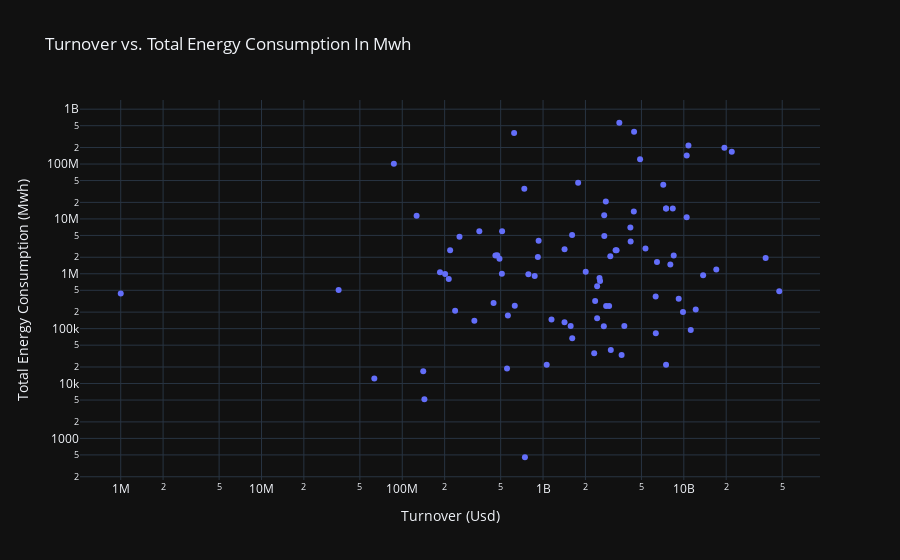

The code cell stored with this chart in its notebook:
### Markdown cell above
The chart compares the carbon footprint of companies with their enterprise value in USD. It shows that "ORIGIN ENTERPRISES PLC" has the highest value, indicating a relatively inefficient use of resources, while companies such as "NOS, SGPS, SA" and "PROSUS" are at the other end of the spectrum. It should be noted that company value is influenced by investor sentiment, which can change unpredictably due to various external factors. These fluctuations in sentiment can distort the valuation of companies' sustainability, as a low share price can artificially increase the carbon footprint per company value without reflecting the company's actual environmental performance.

### Code cell
# Calculate Energy per Euro Turnover
df_q1_clean = df_q1_clean.copy()

df_q1_clean['Turnover In Eur'] = df_q1_clean['Turnover In Eur']*100
df_q1_clean['Energy Consumption per Euro Turnover (MWh/EUR)'] = (df_q1_clean['Total Energy Consumption In Mwh'] / df_q1_clean['Turnover In Eur']).round(5)

# Plot 2: Turnover vs. Carbon Footprint
fig2 = px.scatter(df_q1_clean, x='Turnover In Eur', y='Total Energy Consumption In Mwh', 
                  hover_name='Name', 
                  title='Turnover vs. Total Energy Consumption In Mwh',
                  labels={'Turnover In Eur': 'Turnover (USD)', 
                          'Carbon Footprint per EV USD': 'Carbon Footprint per EV (USD)'},
                   hover_data={'Subsector': True},)
fig2.update_layout(xaxis_type="log", yaxis_type="log",
                   xaxis_title="Turnover (Usd)",
                   yaxis_title="Total Energy Consumption (Mwh)")
fig2.show()

### Figure 1 — Plotly figure (JSON) as saved in the notebook; plotly's stock layout.template omitted (floating-point values rounded to 4 significant figures)
{"data": [{"customdata": [["40501025, Hotels and Motels"], ["55102010, Iron and Steel"], ["30302010, Full Line Insurance"], ["10101010, Computer Services"], ["10101015, Software"], ["50205015, Transaction Processing Services"], ["65102000, Multi-utilities"], ["20102015, Medical Supplies"], ["20102020, Medical Services"], ["40204020, Clothing and Accessories"], ["40204035, Cosmetics"], ["50202010, Electrical Components"], ["40204020, Clothing and Accessories"], ["45101015, Distillers and Vintners"], ["40301020, Media Agencies"], ["40101020, Automobiles"], ["50101035, Building Materials: Other"], ["50202010, Electrical Components"], ["40101020, Automobiles"], ["10102010, Semiconductors"], ["50205020, Professional Business Support Services"], ["60101000, Integrated Oil and Gas"], ["35102045, Retail REITs"], ["65102030, Water"], ["50101010, Construction"], ["40301035, Radio and TV Broadcasters"], ["30301010, Life Insurance"], ["10102020, Production Technology Equipment"], ["10102010, Semiconductors"], ["45101010, Brewers"], ["55201020, Specialty Chemicals"], ["15102015, Telecommunications Services"], ["30301010, Life Insurance"], ["10101020, Consumer Digital Services"], ["40301030, Publishing"], ["60101000, Integrated Oil and Gas"], ["45101010, Brewers"], ["35102010, Health Care REITs"], ["40101010, Auto Services"], ["20103010, Biotechnology"], ["55201000, Chemicals: Diversified"], ["20103015, Pharmaceuticals"], ["55201020, Specialty Chemicals"], ["35102020, Industrial REITs"], ["55101015, Paper"], ["50203030, Containers and Packaging"], ["50206040, Delivery Services"], ["65101010, Alternative Electricity"], ["65101010, Alternative Electricity"], ["65101010, Alternative Electricity"], ["45201010, Food Retailers and Wholesalers"], ["50101010, Construction"], ["15102015, Telecommunications Services"], ["65101015, Conventional Electricity"], ["45201010, Food Retailers and Wholesalers"], ["55101015, Paper"], ["40501025, Hotels and Motels"], ["55102000, General Mining"], ["50101035, Building Materials: Other"], ["45102010, Farming, Fishing, Ranching and Plantations"], ["60101010, Oil: Crude Producers"], ["50206030, Marine Transportation"], ["50203000, Diversified Industrials"], ["45102010, Farming, Fishing, Ranching and Plantations"], ["50206030, Marine Transportation"], ["60102020, Renewable Energy Equipment"], ["10102010, Semiconductors"], ["55102035, Aluminum"], ["45102020, Food Products"], ["60101030, Oil Equipment and Services"], ["45102010, Farming, Fishing, Ranching and Plantations"], ["60101030, Oil Equipment and Services"], ["15102015, Telecommunications Services"], ["50204000, Machinery: Industrial"], ["60101015, Offshore Drilling and Other Services"], ["20102015, Medical Supplies"], ["60101000, Integrated Oil and Gas"], ["65101010, Alternative Electricity"], ["65102000, Multi-utilities"], ["65102020, Gas Distribution"], ["50201020, Defense"], ["30301010, Life Insurance"], ["50202010, Electrical Components"], ["60101035, Pipelines"], ["40101020, Automobiles"], ["15102015, Telecommunications Services"], ["65101015, Conventional Electricity"], ["30302010, Full Line Insurance"]], "hovertemplate": "<b>%{hovertext}</b><br><br>Turnover (USD)=%{x}<br>Total Energy Consumption In Mwh=%{y}<br>Subsector=%{customdata[0]}<extra></extra>", "hovertext": ["Accor", "Arcelormittal Sa", "Axa", "Capgemini", "Dassault Systemes", "Edenred", "Engie", "Essilorluxottica", "Eurofins Scient.", "Kering", "L'oreal", "Legrand", "Lvmh", "Pernod Ricard", "Publicis Groupe SA", "Renault", "Saint Gobain", "Schneider Electric SE", "Stellantis Nv", "Stmicroelectronics", "Teleperformance", "Totalenergies", "Unibail-rodamco-westfield", "Veolia Environ.", "Vinci", "Vivendi Se", "Aegon", "Asml Holding", "Be Semiconductor Industries N.V.", "Heineken", "Imcd", "Kpn Kon", "Nn Group", "Prosus", "Relx", "Shell Plc", "Ab Inbev", "Cofinimmo", "D'ieteren Group", "Galapagos", "Solvay", "Ucb", "Umicore", "Warehouses De PAUW", "Altri Sgps", "Corticeira Amorim-sgps", "Ctt-correios De PORTUGAL, SA", "Edp", "Edp Renovaveis", "Greenvolt Energias RENOVAVEIS S.A.", "J.martins,sgps", "Mota Engil", "Nos, Sgps, SA", "Ren", "Sonae", "The Navigator COMP", "Dalata Hotel GROUP PLC", "Kenmare Resources PLC", "Kingspan Group PLC", "Origin Enterprises PLC", "Aker Bp", "Golden Ocean GROUP", "Kongsberg Gruppen", "Mowi", "Mpc Container SHIPS", "Nel", "Nordic Semiconductor", "Norsk Hydro", "Orkla", "Pgs", "Salmar", "Subsea 7", "Telenor", "Tomra Systems", "Vår Energi ASA", "Amplifon", "Eni", "Erg", "Hera", "Italgas", "Leonardo", "Poste Italiane", "Prysmian", "Snam", "Stellantis", "Telecom Italia", "Terna", "Unipol"], "legendgroup": "", "marker": {"color": "#636efa", "symbol": "circle"}, "mode": "markers", "name": "", "orientation": "v", "showlegend": false, "x": [4412000000.0, 4432000000.0, 12150000000.0, 9861000000.0, 6324000000.0, 2718000000.0, 10780000000.0, 8475000000.0, 2541000000.0, 9196000000.0, 13720000000.0, 6308000000.0, 38130000000.0, 6445000000.0, 3780000000.0, 4191000000.0, 7145000000.0, 17010000000.0, 7480000000.0, 5341000000.0, 2345000000.0, 21910000000.0, 2422000000.0, 4890000000.0, 10470000000.0, 2422000000.0, 3029000000.0, 47630000000.0, 7476000000.0, 4171000000.0, 2308000000.0, 3483000000.0, 3614000000.0, 11200000000.0, 2702000000.0, 19410000000.0, 8348000000.0, 629700000.0, 743300000.0, 554800000.0, 736100000.0, 2946000000.0, 918500000.0, 622900000.0, 255000000.0, 35310000.0, 87130000.0, 2791000000.0, 1571000000.0, 218800000.0, 3004000000.0, 490400000.0, 237300000.0, 201500000.0, 213900000.0, 126400000.0, 325200000.0, 1001000.0, 2517000000.0, 63290000.0, 1608000000.0, 352700000.0, 562600000.0, 872200000.0, 511800000.0, 140900000.0, 143600000.0, 1776000000.0, 510000000.0, 185300000.0, 445300000.0, 472500000.0, 1421000000.0, 458800000.0, 786300000.0, 1612000000.0, 10490000000.0, 1062000000.0, 930300000.0, 1421000000.0, 8021000000.0, 2009000000.0, 3277000000.0, 2723000000.0, 7480000000.0, 3329000000.0, 2806000000.0, 1148000000.0], "xaxis": "x", "y": [13710000.0, 386700000.0, 223600.0, 201100.0, 82770.0, 11710000.0, 217500000.0, 2149000.0, 742000.0, 351100.0, 935600.0, 384000.0, 1940000.0, 1635000.0, 111900.0, 3884000.0, 41850000.0, 1201000.0, 15490000.0, 2879000.0, 318000.0, 167000000.0, 592800.0, 122000000.0, 10690000.0, 155100.0, 40740.0, 480300.0, 22000.0, 7009000.0, 35610.0, 565600000.0, 33000.0, 94800.0, 110800.0, 199000000.0, 15400000.0, 260600.0, 453.3, 18690.0, 35280000.0, 259100.0, 2028000.0, 368500000.0, 4707000.0, 504400.0, 101000000.0, 20790000.0, 111200.0, 2677000.0, 2081000.0, 1887000.0, 212800.0, 994300.0, 806100.0, 11430000.0, 138700.0, 435900.0, 836500.0, 12310.0, 5085000.0, 5968000.0, 174400.0, 910800.0, 5931000.0, 16730.0, 5177.0, 45700000.0, 1005000.0, 1061000.0, 293900.0, 2173000.0, 2791000.0, 2159000.0, 980900.0, 67190.0, 143600000.0, 22000.0, 3981000.0, 131100.0, 1475000.0, 1088000.0, 2675000.0, 4900000.0, 15490000.0, 2671000.0, 257900.0, 147400.0], "yaxis": "y", "type": "scatter"}], "layout": {"xaxis": {"anchor": "y", "domain": [0.0, 1.0], "title": {"text": "Turnover (Usd)"}, "type": "log"}, "yaxis": {"anchor": "x", "domain": [0.0, 1.0], "title": {"text": "Total Energy Consumption (Mwh)"}, "type": "log"}, "legend": {"tracegroupgap": 0}, "title": {"text": "Turnover vs. Total Energy Consumption In Mwh"}}}
